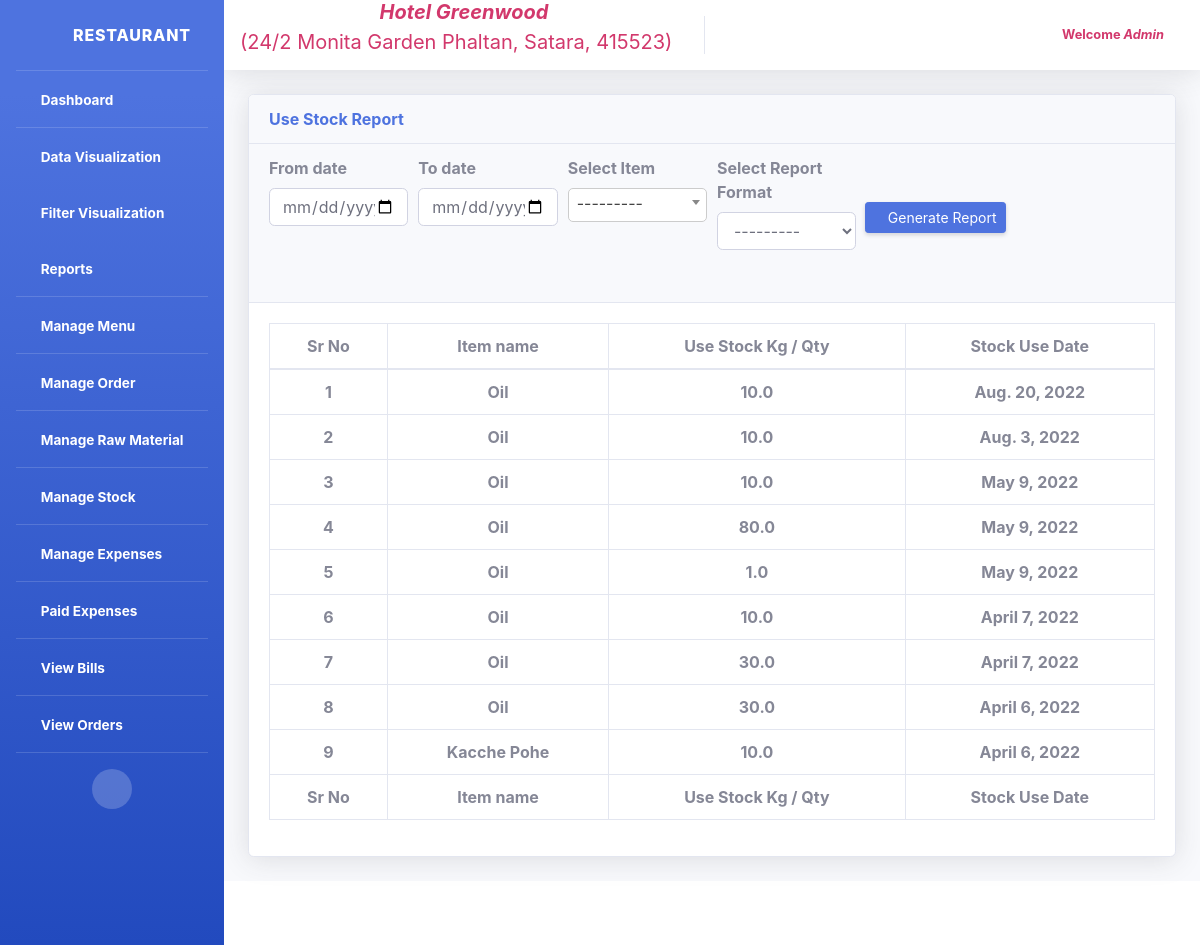
The page /polls/useStock (signed in) on the database its author committed.
### polls/models.py (models this page shows)
class UseStock(models.Model):
	stock_item = models.ForeignKey(RawMaterialItem, on_delete=models.CASCADE, null=True)
	use_kg_qty = models.FloatField(null=True)
	status = models.IntegerField(default=1, null=True)
	created_at = models.DateField(auto_now_add=True)
	updated_at = models.DateField(auto_now=True)
	class Meta:
		db_table = "UseStock"

class RawMaterialItem(models.Model):
	raw_item = models.CharField(max_length=50, null=True)
	status = models.IntegerField(default=1,null=True)
	created_at = models.DateTimeField(auto_now_add=True)
	updated_at = models.DateTimeField(auto_now=True)
	slug = models.SlugField(unique=True, null=True, blank=True)
	def __str__(self):
		return self.raw_item
	class Meta:
		db_table = "RawMaterialItem"

### polls/views.py (the view)
# urls.py: path('useStock', views.ViewUseStockView.as_view(), name='useStock'),
class ViewUseStockView(LoggedInMixin, ListView, FormView):
    model = UseStock
    template_name = 'use_stock_report.html'
    form_class = StockReportForm
    ordering = ['-created_at']
    paginate_by = 10
    paginate_orphans = 1
    queryset = UseStock.objects.filter(status=1)
    def get_context_data(self, *args, **kwargs):
        try:
            return super(ViewUseStockView, self).get_context_data(*args, **kwargs)
        except Http404:
            self.kwargs['page'] = 1
            return super(ViewUseStockView, self).get_context_data(*args, **kwargs)

### polls/forms.py
class StockReportForm(forms.ModelForm):
    from_date = forms.DateField(widget=forms.TextInput
            (attrs={'type':'date','class':'form-control'}))
    to_date = forms.DateField(widget=forms.TextInput
            (attrs={'type':'date','class':'form-control'}))
    status = forms.IntegerField(widget=forms.HiddenInput(),initial=1)
    class Meta:
        model = StockReport
        fields = ['from_date', 'to_date', 'stock_item', 'list_name']
    def __init__(self, *args, **kwargs):
        super(StockReportForm, self).__init__(*args, **kwargs)
        self.fields['list_name'].label = "Select Report Format"
        self.fields['stock_item'].label = "Select Item"
        self.fields['from_date'].required = False
        self.fields['to_date'].required = False
        self.fields['stock_item'].required = False
        self.fields['stock_item'].widget.attrs.update({'class': 'selectbox class-form-control'})

### polls/models.py (called while the page is built)
	def __str__(self):
		return self.name

### polls/views.py (called while the page is built)
    def dispatch(self, request, *args, **kwargs):
        if not request.user.is_authenticated:
            return redirect('/polls/login/')
        return super(LoggedInMixin, self).dispatch(request, *args, **kwargs)

### polls/templates/use_stock_report.html (shortened to what this page needs)
{% extends 'header.html' %}
{% block body %}
{% load static %}
<!DOCTYPE html>
<html>
<head>
	<link href="{% static 'vendor/fontawesome-free/css/all.min.css' %}" rel="stylesheet" type="text/css">
	<link href="{% static 'vendor/datatables/dataTables.bootstrap4.min.css' %}" rel="stylesheet">
	<link href="{% static 'css/sb-admin-2.min.css' %}" rel="stylesheet">
  <link href="{% static 'css/select2.min.css' %}" rel="stylesheet" />
</head>
<body>
        <div class="container-fluid mt-4">
          <div class="card shadow mb-4">
            <div class="card-header">
              <span class="font-weight-bold text-primary">Use Stock Report</span>
            </div>
            <div class="card-header">
                <form method="post" action="{% url 'useStockReport' %}" target="blank">
                <div class="form-row">
                  {% for field in form.visible_fields %}
                  <div class="form-group col-md-2">
                    <label for="id_{{ field.name }}" class="control-label font-weight-bold">
                      {{ field.label }}</label>
                        <div class="mb-2">{{ field }}</div>
                  </div>
                  {% endfor %}
                  <div class="d-sm-flex align-items-center justify-content-between mt-1 ml-1">
                   <button type="submit" class="d-none d-sm-inline-block btn btn-sm btn-primary shadow-sm"><i class="fas fa-download fa-sm text-white-50"></i> Generate Report</button>
                  </div>
                </div>
                </form>
              </div>
            <div class="card-body">
              <div class="table-responsive">
                <table class="table table-bordered"  width="100%" cellspacing="0">
                  <thead>
                    <tr class="text-center">
                        <th scope="col">Sr No</th>
                        <th scope="col">Item name</th>
                        <th scope="col"> Use Stock Kg / Qty</th>
                        <th scope="col">Stock Use Date</th>
                    </tr>
                  </thead>
                  <tfoot>
                    <tr class="text-center">
                        <th scope="col">Sr No</th>
                        <th scope="col">Item name</th>
                        <th scope="col"> Use Stock Kg / Qty</th>
                        <th scope="col">Stock Use Date</th>
                    </tr>
                  </tfoot>
                  <tbody>
                    {% for i in object_list %}
                    <tr class="text-center font-weight-bold"">
                      <td>{{forloop.counter}}</td>
                      <td>{{i.stock_item | title }}</td>
                      <td>{{i.use_kg_qty}}</td>
                      <td>{{i.created_at}}</td>
                    </tr>
                    {% endfor %}
                  </tbody>
                </table>
              </div>
            </div>
          </div>
</div>
{% endblock %}

### polls/templates/header.html (shortened to what this page needs)
{% load static %}
<html>
<head>
  <link href="{% static 'vendor/fontawesome-free/css/all.min.css' %}" rel="stylesheet" type="text/css">
  <link href="{% static 'css/sb-admin-2.min.css' %}" rel="stylesheet">
  <link href="{% static 'css/other.css' %}" rel="stylesheet">
</head>
<body id="page-top">
<div id="wrapper">
<ul class="navbar-nav bg-gradient-primary sidebar sidebar-dark accordion" id="accordionSidebar">
  <a class="sidebar-brand d-flex align-items-center justify-content-center" href="{% url 'dashboard' %}">
  <div class="sidebar-brand-icon rotate-n-15">
    <i class="fas fa-home fa-fw "></i>
  </div>
  <div class="sidebar-brand-text mx-3">Restaurant</div>
  </a>
  <hr class="sidebar-divider my-0">
  <li class="nav-item active">
    <a class="nav-link" href="{% url 'dashboard' %}">
      <i class="fas fa-fw fa-tachometer-alt"></i>
      <span>Dashboard</span></a>
  </li>
  <hr class="sidebar-divider my-0">
  <li class="nav-item active">
    <a class="nav-link collapsed" href="#" data-toggle="collapse" data-target="#collapseTwo" aria-expanded="true" aria-controls="collapseTwo">
      <i class="fas fa-fw fa fa-chart-area"></i>
      <span>Data Visualization</span>
    </a>
  </li>
 <li class="nav-item active">
    <a class="nav-link collapsed" href="#" data-toggle="collapse" data-target="#collapsefilter" aria-expanded="true" aria-controls="collapseTwo">
      <i class="fas fa-fw fa fa-chart-area"></i>
      <span>Filter Visualization</span>
    </a>
  </li>
  <li class="nav-item active">
    <a class="nav-link collapsed" href="#" data-toggle="collapse" data-target="#collapsereport" aria-expanded="true" aria-controls="collapseTwo">
      <i class="fas fa-fw fa fa-file"></i>
      <span>Reports</span>
    </a>
  </li>
  <hr class="sidebar-divider my-0">
  <li class="nav-item active">
    <a class="nav-link" href="{% url 'manageMenu' %}">
      <i class="fas fa-fw fa-cog"></i>
      <span>Manage Menu</span></a>
  </li>
  <hr class="sidebar-divider my-0">
  <li class="nav-item active">
    <a class="nav-link" href="{% url 'manageOrder' %}">
      <i class="fas fa-fw fa-cog"></i>
      <span>Manage Order</span></a>
  </li>
  <hr class="sidebar-divider my-0">
  <li class="nav-item active">
    <a class="nav-link" href="{% url 'manageRawMaterial' %}">
      <i class="fas fa-fw fa-cog"></i>
      <span>Manage Raw Material</span></a>
  </li>
  <hr class="sidebar-divider my-0">
  <li class="nav-item active">
    <a class="nav-link" href="{% url 'manageStock' %}">
      <i class="fas fa-fw fa-cog"></i>
      <span>Manage Stock</span></a>
  </li>
  <hr class="sidebar-divider my-0">
  <li class="nav-item active">
    <a class="nav-link" href="{% url 'manageExpenses' %}">
      <i class="fas fa-fw fa-cog"></i>
      <span>Manage Expenses</span></a>
  </li>
  <hr class="sidebar-divider my-0">
  <li class="nav-item active">
    <a class="nav-link" href="{% url 'paidExpeses' %}">
      <i class="fas fa-fw fa-plus"></i>
      <span>Paid Expenses</span></a>
  </li>
  <hr class="sidebar-divider my-0">
  <li class="nav-item active">
    <a class="nav-link" href="{% url 'viewBills' %}">
      <i class="fas fa-fw fa fa-list"></i>
      <span>View Bills</span></a>
  </li>
  <hr class="sidebar-divider my-0">
  <li class="nav-item active">
    <a class="nav-link" href="{% url 'viewOrderDetails' %}">
      <i class="fas fa-fw fa fa-list"></i>
      <span>View Orders</span></a>
  </li>
<hr class="sidebar-divider">
  <div class="text-center d-none d-md-inline">
    <button class="rounded-circle border-0" id="sidebarToggle"></button>
  </div>
</ul>
    <div id="content-wrapper" class="d-flex flex-column">
        <div id="content">
        <nav class="navbar navbar-expand navbar-light bg-white topbar mb-1 static-top shadow">
          <span align="center" class="navbar-brand mb-0 h1 text-info"><i class='fas fa-hotel' style='font-size:20px'></i><i class="font-weight-bold" style="color: #D2386C;">Hotel Greenwood</i><p style="color:  #D2386C;"> (24/2 Monita Garden Phaltan, Satara, 415523)</p></span>
            <ul class="navbar-nav ml-auto">
            <li class="nav-item dropdown no-arrow">
              <a class="nav-link dropdown-toggle" href="#" id="userDropdown" role="button" data-toggle="dropdown" aria-haspopup="true" aria-expanded="false">
                <span class="mr-2 d-none d-lg-inline text-gray-600 small">
                {% if user.is_authenticated %}
                  <b style="color: #D2386C;">Welcome&nbsp;<i>{{request.user | title}}</i></b>
                {% endif %}
                </span>
              </a>
            </li>
          </ul>
        </nav>
        {% block body %} {% endblock %}
    </div>
      <footer class="sticky-footer bg-white">
      </footer>
    </div>
  </div>
</body>
</html>

### polls/static/css/other.css (style rules this page uses)
select { display: block; width: 100%; height: calc(1.5em + .75rem + 2px); padding: .375rem .75rem; font-size: 1rem; font-weight: 400; line-height: 1.5; color: #6e707e; background-color: #fff; background-clip: padding-box; border: 1px solid #d1d3e2; border-radius: .35rem; transition: border-color .15s ease-in-out,box-shadow .15s ease-in-out; }

### rows shown on the page
UseStock: stock_item "Oil", use_kg_qty "10.0", created_at "Aug. 20, 2022"
UseStock: stock_item "Oil", use_kg_qty "10.0", created_at "Aug. 3, 2022"
UseStock: stock_item "Oil", use_kg_qty "10.0", created_at "May 9, 2022"
UseStock: stock_item "Oil", use_kg_qty "80.0", created_at "May 9, 2022"
UseStock: stock_item "Oil", use_kg_qty "1.0", created_at "May 9, 2022"
UseStock: stock_item "Oil", use_kg_qty "10.0", created_at "April 7, 2022"
UseStock: stock_item "Oil", use_kg_qty "30.0", created_at "April 7, 2022"
UseStock: stock_item "Oil", use_kg_qty "30.0", created_at "April 6, 2022"
UseStock: stock_item "Kacche Pohe", use_kg_qty "10.0", created_at "April 6, 2022"

### other values the page prints
{{ request.user | title }} "Admin"
{{ field.label }} "From date" "To date" "Select Item" "Select Report Format"
